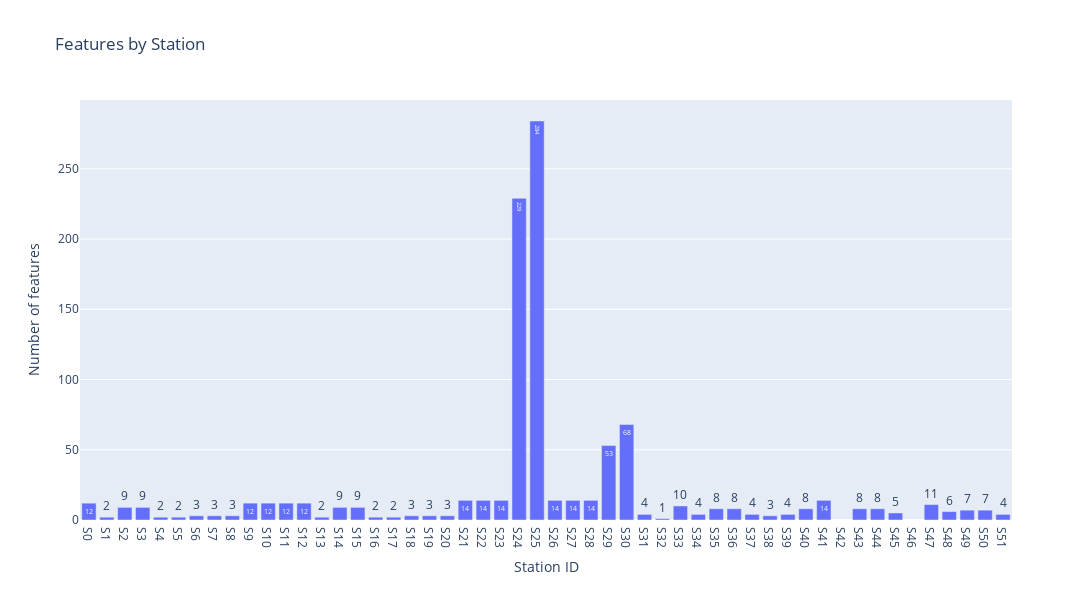

Here is the notebook cell this chart was saved with:
### Code cell
fig = px.bar(sorted_f, x='Station ID', y='Number of features',title="Features by Station",text_auto=True,width=1200,height=600)
fig.show()

### Figure 1 — Plotly figure (JSON) as saved in the notebook; plotly's stock layout.template omitted (floating-point values rounded to 4 significant figures)
{"data": [{"alignmentgroup": "True", "hovertemplate": "Station ID=%{x}<br>Number of features=%{y}<extra></extra>", "legendgroup": "", "marker": {"color": "#636efa", "pattern": {"shape": ""}}, "name": "", "offsetgroup": "", "orientation": "v", "showlegend": false, "textposition": "auto", "texttemplate": "%{y}", "type": "bar", "x": ["S0", "S1", "S2", "S3", "S4", "S5", "S6", "S7", "S8", "S9", "S10", "S11", "S12", "S13", "S14", "S15", "S16", "S17", "S18", "S19", "S20", "S21", "S22", "S23", "S24", "S25", "S26", "S27", "S28", "S29", "S30", "S31", "S32", "S33", "S34", "S35", "S36", "S37", "S38", "S39", "S40", "S41", "S42", "S43", "S44", "S45", "S46", "S47", "S48", "S49", "S50", "S51"], "xaxis": "x", "y": [12, 2, 9, 9, 2, 2, 3, 3, 3, 12, 12, 12, 12, 2, 9, 9, 2, 2, 3, 3, 3, 14, 14, 14, 229, 284, 14, 14, 14, 53, 68, 4, 1, 10, 4, 8, 8, 4, 3, 4, 8, 14, null, 8, 8, 5, null, 11, 6, 7, 7, 4], "yaxis": "y"}], "layout": {"barmode": "relative", "height": 600, "legend": {"tracegroupgap": 0}, "title": {"text": "Features by Station"}, "width": 1200, "xaxis": {"anchor": "y", "autorange": true, "domain": [0, 1], "range": [-0.5, 51.5], "title": {"text": "Station ID"}, "type": "category"}, "yaxis": {"anchor": "x", "autorange": true, "domain": [0, 1], "range": [0, 298.9], "title": {"text": "Number of features"}, "type": "linear"}}}
